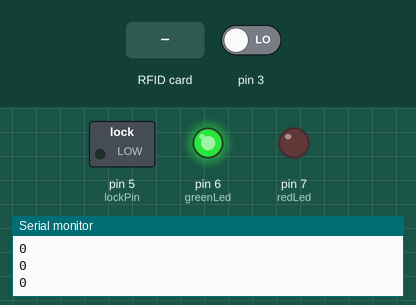
This sketch was run on a simulated Arduino Uno, built with avr-gcc and run on an emulated ATmega328P. On the bench: switched loads named in the sketch (green lamp = pin HIGH), output pins drawn as LEDs (lit = HIGH), the last lines printed to the serial monitor. Dashed ring = blinking. The test bench sets the inputs (shaded band); at power-on: pin 3 LOW. Pins used as bus, display or sensor lines are not drawn.

Above: at 1.3 s.
1.4 s: RFID card 53 A6 DE 2E held to the reader
At 1.74 s:
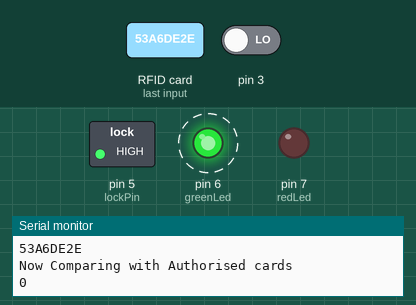
4.4 s: RFID card 53 4B 15 2E held to the reader
At 7.1 s:
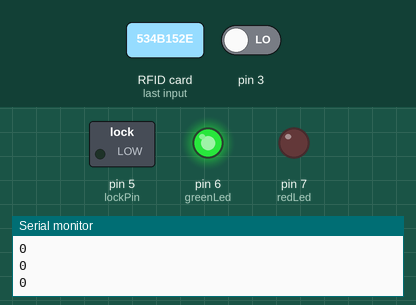
7.4 s: RFID card 5E 7A 19 C4 held to the reader
At 7.53 s:
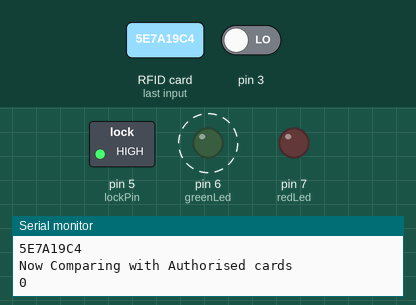
Timing chart, 0 to 11.3 s (numbered marks = the images above; inputs shaded):
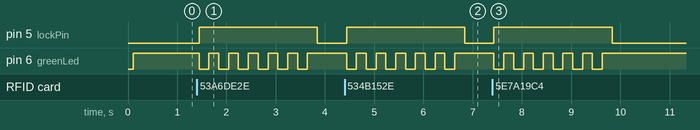

The sketch:

WestUnion.ino
```cpp
#include<SPI.h>
#include<MFRC522.h>
#include<CapacitiveSensor.h>

/* pin structures
SDA -> 10
SCK -> 13
MOSI -> 11
MI -> 12
RST -> 9

Red Led - 7
Green Led -6
*/

#define RSTPIN 9
#define SSPIN 10
MFRC522 rc(SSPIN, RSTPIN);

int readsuccess;

/*
byte defcard[4]={0xC6,0xBA,0xFD,0x1B}; // if you only want one card
byte defcard[][4]={{0xC6,0xBA,0xFD,0x1B},{0x5A,0x7A,0xDB,0x73},{0x53,0x60,0x6F,0x21}}; //for multiple cards
*/
//First one is right one
byte defcard[][4]={{0x53,0xA6,0xDE,0x2E},{0x53,0x4B,0x15,0x2E}};
//e.g. scan the card you want to pair with the reader, and the serial port will print out the UID of this card,
//change the number to your UID here.If your UID is C6BAFD1B, just type {0xC6,0xBA,0xFD,0x1B}.

int N=2; //change this to the number of cards/tags you will use
byte readcard[4]; //stores the UID of current tag which is read

bool cardFlag = false;
const int redLed = 7;
const int greenLed = 6;
const int lockPin = 5;
/*
CapacitiveSensor capSensor = CapacitiveSensor(4,2);
int threshold = 800;
const int ledPin = 13;
bool led_State = LOW;
bool pass = false;
*/

/*

5
6
7

motor+
motor-

VIN
GND
GND

Redlight
+
-
GreenLight
+
-
*/


void setup() {
  Serial.begin(9600);

  SPI.begin();
  rc.PCD_Init(); //initialize the receiver
  rc.PCD_DumpVersionToSerial(); //show details of card reader module

  pinMode(redLed,OUTPUT); //red LED for LOCK
  pinMode(greenLed,OUTPUT); //green LED for UnLock
  pinMode(lockPin,OUTPUT);


  Serial.println(F("the authorised cards are")); //display authorised cards just to demonstrate you may comment this section out
  for(int i=0;i<N;i++){
    Serial.print(i+1);
    Serial.print("  ");
    for(int j=0;j<4;j++){
      Serial.print(defcard[i][j],HEX);
    }
    Serial.println("");
  }
  Serial.println("");
  Serial.println(F("Scan Access Card to see Details"));
  digitalWrite(greenLed,HIGH);
  digitalWrite(lockPin, LOW);
  delay(50);
}

void loop() {

  readsuccess = getid();
  //TouchSensor();
  int test = digitalRead(3);
  Serial.println(test);
  if(readsuccess){
      UnLock();
      Lock();

   /*
  int match=0;

  //this is the part where compare the current tag with pre defined tags
    for(int i=0;i<N;i++){

      if(!memcmp(readcard,defcard[i],4)){
        match++;
        i=i+1;
      }

      if(match) {
        Serial.println("Found Matched Card"); //Found Card

        if(i==1) {
          Serial.println("Right Card");
          UnLock();
          Lock();
        }
      }

      else{
       Lock();
        Serial.println("CARD NOT Authorised");
      }
    }*/
  }
  else{
    Lock();
  }
  delay(10);
}

//function to get the UID of the card
int getid(){
  if(!rc.PICC_IsNewCardPresent()){
    return 0;
  }
  if(!rc.PICC_ReadCardSerial()){
    return 0;
  }

  Serial.println("THE UID OF THE SCANNED CARD IS:");

  for(int i=0;i<4;i++){
    readcard[i]=rc.uid.uidByte[i]; //storing the UID of the tag in readcard
    Serial.print(readcard[i],HEX);
  }
  Serial.println("");
  Serial.println("Now Comparing with Authorised cards");
  rc.PICC_HaltA();

  return 1;
}

void UnLock(){
  digitalWrite(lockPin, HIGH);
  for(int i = 0; i<3; i++){
    digitalWrite(greenLed, LOW);
    delay(200);
    digitalWrite(greenLed, HIGH);
    delay(200);
    digitalWrite(greenLed, LOW);
    delay(200);
    digitalWrite(greenLed, HIGH);
    delay(200);
  }
}

void Lock(){
  digitalWrite(greenLed, HIGH);
  digitalWrite(lockPin, LOW);
}
/*
void TouchSensor(){
  long sensorValue = capSensor.capacitiveSensor(30);

  Serial.println(sensorValue);

  if(sensorValue > threshold){
    if(pass==false){
      pass = true;
      led_State = !led_State;
      digitalWrite(ledPin, led_State);
    }
    else{
      pass = false;
    }
  }
}
*/
```

Measured:
- after the input at 1.4 s, pin 5 (lockPin): LOW → HIGH at once, → LOW 2.4 s later; pin 6 (greenLed): alternates HIGH for 0.20 s and LOW for 0.20 s, 12 changes in all, then stays HIGH, starting at once
- after the input at 4.4 s, pin 5 (lockPin): LOW → HIGH at once, → LOW 2.4 s later; pin 6 (greenLed): alternates HIGH for 0.20 s and LOW for 0.20 s, 12 changes in all, then stays HIGH, starting at once
- after the input at 7.4 s, pin 5 (lockPin): LOW → HIGH at once, → LOW 2.4 s later; pin 6 (greenLed): alternates HIGH for 0.20 s and LOW for 0.20 s, 12 changes in all, then stays HIGH, starting at once
